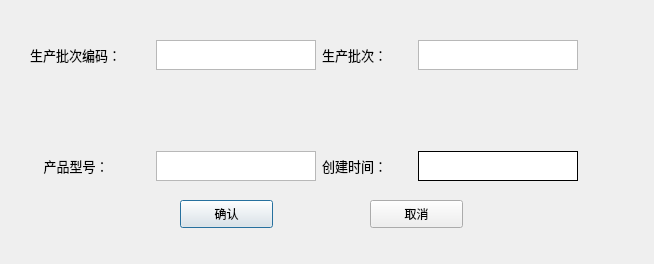
<?xml version="1.0" encoding="UTF-8"?>
<ui version="4.0">
 <class>modify_window</class>
 <widget class="QDialog" name="modify_window">
  <property name="geometry">
   <rect>
    <x>0</x>
    <y>0</y>
    <width>654</width>
    <height>264</height>
   </rect>
  </property>
  <property name="minimumSize">
   <size>
    <width>654</width>
    <height>264</height>
   </size>
  </property>
  <property name="maximumSize">
   <size>
    <width>654</width>
    <height>264</height>
   </size>
  </property>
  <property name="windowTitle">
   <string>修改</string>
  </property>
  <property name="windowIcon">
   <iconset theme="修改" resource="resources.qrc">
    <normaloff>:/resourse/xiugaiq.png</normaloff>:/resourse/xiugaiq.png</iconset>
  </property>
  <widget class="QPushButton" name="pushButton">
   <property name="geometry">
    <rect>
     <x>180</x>
     <y>200</y>
     <width>93</width>
     <height>28</height>
    </rect>
   </property>
   <property name="text">
    <string>确认</string>
   </property>
  </widget>
  <widget class="QWidget" name="widget" native="true">
   <property name="geometry">
    <rect>
     <x>30</x>
     <y>40</y>
     <width>591</width>
     <height>141</height>
    </rect>
   </property>
   <layout class="QFormLayout" name="formLayout">
    <item row="0" column="0">
     <layout class="QHBoxLayout" name="horizontalLayout">
      <item>
       <widget class="QLabel" name="label">
        <property name="minimumSize">
         <size>
          <width>120</width>
          <height>30</height>
         </size>
        </property>
        <property name="maximumSize">
         <size>
          <width>90</width>
          <height>30</height>
         </size>
        </property>
        <property name="font">
         <font>
          <family>黑体</family>
          <pointsize>10</pointsize>
         </font>
        </property>
        <property name="text">
         <string>生产批次编码：</string>
        </property>
       </widget>
      </item>
      <item>
       <widget class="QTextEdit" name="textEdit">
        <property name="minimumSize">
         <size>
          <width>160</width>
          <height>30</height>
         </size>
        </property>
        <property name="maximumSize">
         <size>
          <width>160</width>
          <height>30</height>
         </size>
        </property>
        <property name="font">
         <font>
          <family>黑体</family>
          <pointsize>10</pointsize>
         </font>
        </property>
       </widget>
      </item>
     </layout>
    </item>
    <item row="0" column="1">
     <layout class="QHBoxLayout" name="horizontalLayout_2">
      <property name="topMargin">
       <number>0</number>
      </property>
      <item>
       <widget class="QLabel" name="label_2">
        <property name="minimumSize">
         <size>
          <width>90</width>
          <height>30</height>
         </size>
        </property>
        <property name="maximumSize">
         <size>
          <width>90</width>
          <height>29</height>
         </size>
        </property>
        <property name="font">
         <font>
          <family>黑体</family>
          <pointsize>10</pointsize>
         </font>
        </property>
        <property name="text">
         <string>生产批次：</string>
        </property>
       </widget>
      </item>
      <item>
       <widget class="QTextEdit" name="textEdit_2">
        <property name="minimumSize">
         <size>
          <width>160</width>
          <height>30</height>
         </size>
        </property>
        <property name="maximumSize">
         <size>
          <width>160</width>
          <height>30</height>
         </size>
        </property>
        <property name="font">
         <font>
          <family>黑体</family>
          <pointsize>10</pointsize>
         </font>
        </property>
       </widget>
      </item>
     </layout>
    </item>
    <item row="1" column="0">
     <spacer name="verticalSpacer_2">
      <property name="orientation">
       <enum>Qt::Vertical</enum>
      </property>
      <property name="sizeHint" stdset="0">
       <size>
        <width>20</width>
        <height>40</height>
       </size>
      </property>
     </spacer>
    </item>
    <item row="1" column="1">
     <spacer name="verticalSpacer_5">
      <property name="orientation">
       <enum>Qt::Vertical</enum>
      </property>
      <property name="sizeHint" stdset="0">
       <size>
        <width>256</width>
        <height>40</height>
       </size>
      </property>
     </spacer>
    </item>
    <item row="2" column="0">
     <layout class="QHBoxLayout" name="horizontalLayout_3">
      <item>
       <widget class="QLabel" name="label_3">
        <property name="minimumSize">
         <size>
          <width>120</width>
          <height>30</height>
         </size>
        </property>
        <property name="maximumSize">
         <size>
          <width>120</width>
          <height>30</height>
         </size>
        </property>
        <property name="sizeIncrement">
         <size>
          <width>0</width>
          <height>3</height>
         </size>
        </property>
        <property name="font">
         <font>
          <family>黑体</family>
          <pointsize>10</pointsize>
         </font>
        </property>
        <property name="text">
         <string>    产品型号：</string>
        </property>
       </widget>
      </item>
      <item>
       <widget class="QTextEdit" name="textEdit_3">
        <property name="minimumSize">
         <size>
          <width>160</width>
          <height>30</height>
         </size>
        </property>
        <property name="maximumSize">
         <size>
          <width>160</width>
          <height>30</height>
         </size>
        </property>
        <property name="font">
         <font>
          <family>黑体</family>
          <pointsize>10</pointsize>
         </font>
        </property>
       </widget>
      </item>
     </layout>
    </item>
    <item row="2" column="1">
     <layout class="QHBoxLayout" name="horizontalLayout_4">
      <item>
       <widget class="QLabel" name="label_4">
        <property name="minimumSize">
         <size>
          <width>90</width>
          <height>0</height>
         </size>
        </property>
        <property name="maximumSize">
         <size>
          <width>90</width>
          <height>30</height>
         </size>
        </property>
        <property name="font">
         <font>
          <family>黑体</family>
          <pointsize>10</pointsize>
         </font>
        </property>
        <property name="text">
         <string>创建时间：</string>
        </property>
       </widget>
      </item>
      <item>
       <widget class="QLabel" name="label_5">
        <property name="minimumSize">
         <size>
          <width>160</width>
          <height>30</height>
         </size>
        </property>
        <property name="maximumSize">
         <size>
          <width>160</width>
          <height>30</height>
         </size>
        </property>
        <property name="font">
         <font>
          <family>黑体</family>
          <pointsize>9</pointsize>
         </font>
        </property>
        <property name="styleSheet">
         <string notr="true">background-color: rgb(255, 255, 255);</string>
        </property>
        <property name="frameShape">
         <enum>QFrame::Box</enum>
        </property>
        <property name="text">
         <string/>
        </property>
       </widget>
      </item>
     </layout>
    </item>
   </layout>
  </widget>
  <widget class="QPushButton" name="pushButton_2">
   <property name="geometry">
    <rect>
     <x>370</x>
     <y>200</y>
     <width>93</width>
     <height>28</height>
    </rect>
   </property>
   <property name="text">
    <string>取消</string>
   </property>
  </widget>
 </widget>
 <resources>
  <include location="resources.qrc"/>
 </resources>
 <connections/>
</ui>
